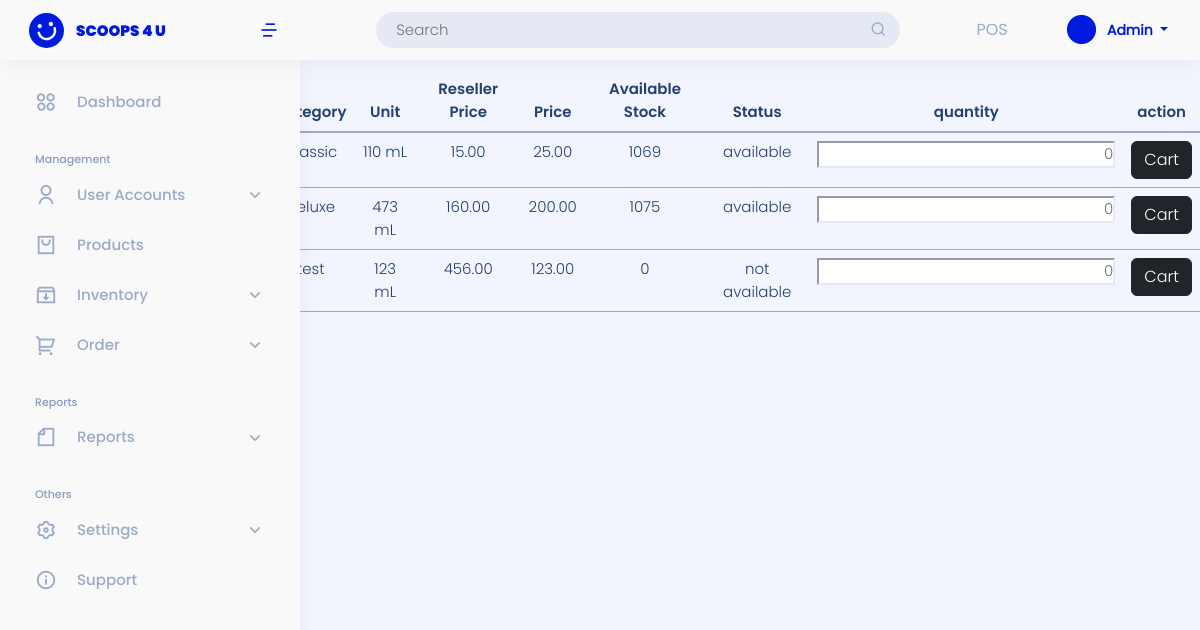
/user-site/pos/all-products/ (signed in), run on an earlier commit of the app's database.
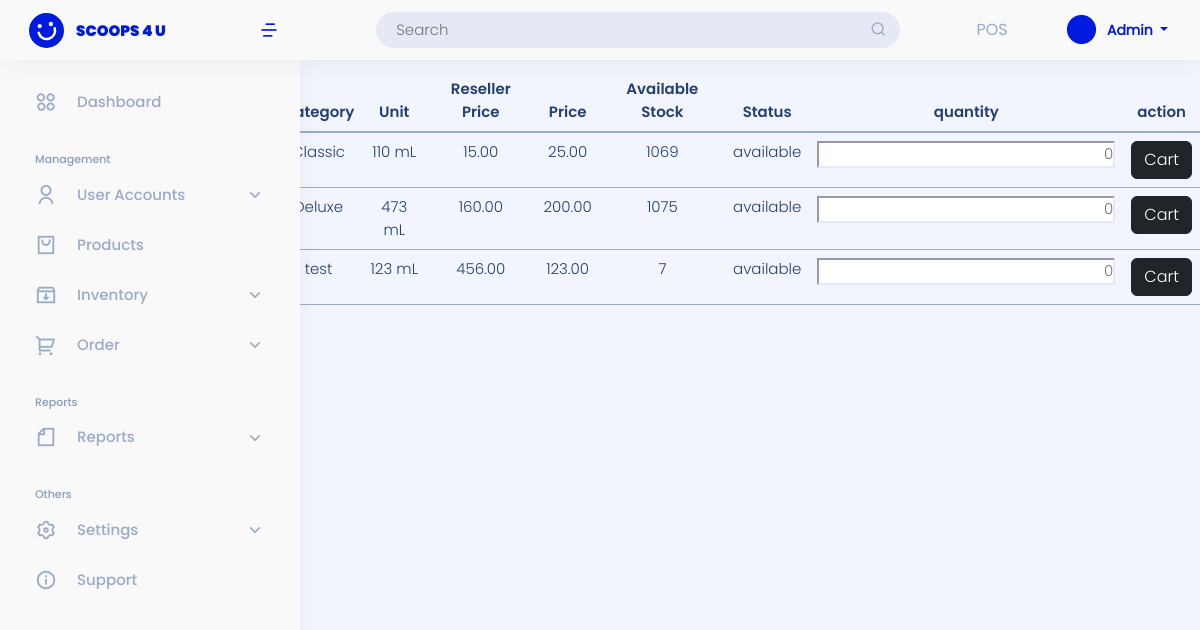
And on a later commit of the database.
### admin_site/models.py (models this page shows, shortened)
class Product(models.Model):
    STATUS = (("available","available"),("not available","not available"))
    product_code =  models.CharField(unique=True, max_length=200, verbose_name='Product Code')
    product_category =  models.CharField(max_length=200, verbose_name='Category')
    product_name=  models.CharField(max_length=200, verbose_name='Product Name')
    product_unit =  models.CharField(max_length=200, verbose_name='Unit')
    product_ResellerPrice =  models.DecimalField( max_digits=10,  decimal_places=2,null=True, verbose_name='Reseller Price')
    product_price =  models.DecimalField( max_digits=10, decimal_places=2,null=True, verbose_name='Pos Price')
    product_stock =  models.BigIntegerField(null=True, verbose_name='Available Stock')
    product_status =  models.CharField(max_length=200, choices=STATUS, verbose_name='Status')

### admin_site/views.py (the view)
# urls.py: path('pos/all-products/', views.all_products ,name='all_products'),
@login_required(login_url='landing_page:login')
def all_products(request):
    list_products = Product.objects.all()
    context = {'list_products':list_products}
    return render(request, 'admin_site/pos/all-products.html', context)

### templates/admin_site/pos/all-products.html (shortened to what this page needs)
{% extends 'admin_site/base.html' %}
{% block content %}
<form action="{% url 'admin_site:search_product' %}" method="get" class="my-3 ">
    <div class="input-group">
        <div class="input-group-append">
            <button class="btn btn-success">Search</button>
        </div>
    </div>
</form>
{% if list_products %}
<table class="table table-hover text-center">
    <thead>
        <tr>
            <th>Product code </th>
            <th>Product Name</th>
            <th>Category</th>
            <th>Unit</th>
            <th>Reseller Price</th>
            {% if user.role == "admin" %}
            <th>Price</th>
            {% elif user.role == "staff" %}
            <th>Price</th>
            {% endif %}
            <th>Available Stock</th>
            <th>Status</th>
            <th>quantity</th>
            <th>action</th>
        </tr>
    </thead>
    <tbody>
        {% for list in list_products %}
        <tr>
            <td>{{ list.product_code }}</td>
            <td>{{ list.product_name }}</td>
            <td>{{ list.product_category }}</td>
            <td>{{ list.product_unit }}</td>
            <td>{{ list.product_ResellerPrice }}</td>
            {% if user.role == "admin" %}
            <td>{{ list.product_price }}</td>
            {% elif user.role == "staff" %}
            <td>{{ list.product_price }}</td>
            {% endif %}
            <td>{{ list.product_stock }}</td>
            <td>{{ list.product_status }}</td>
        <form action="{% url 'admin_site:cart_products' list.id %}" method="POST">
        <td><input type="number" name="quantity" style="text-align:right;" placeholder="0" required></td>
        <td><button class="btn btn-dark" type="submit" name="cart">Cart</button></td>
        </form>
        </tr>
        {% endfor %}
    </tbody>
</table>
{% endif %}
{% endblock content %}

What changed in the data, as far as the page shows it:
changed Product "test": product_stock "0" → "7"; product_status "not available" → "available"
